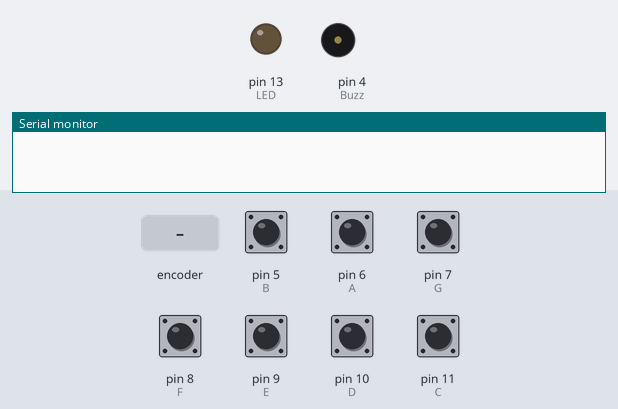
A sketch run on a simulated Arduino Uno, built with avr-gcc and run on an emulated ATmega328P. Shown: output pins drawn as LEDs (lit = HIGH), buzzer (waves = sounding), the last lines printed to the serial monitor. Dashed ring = blinking. The inputs (shaded band) are chosen by the test bench; at power-on: pin 5 (B), pin 6 (A), pin 7 (G), pin 8 (F), pin 9 (E), pin 10 (D), pin 11 (C) HIGH.

Above: at 1.2 s.
1.3 s: rotary encoder on pin 6 (A) / pin 5 (B) turned 3 steps (first pin leading)
At 1.43 s:
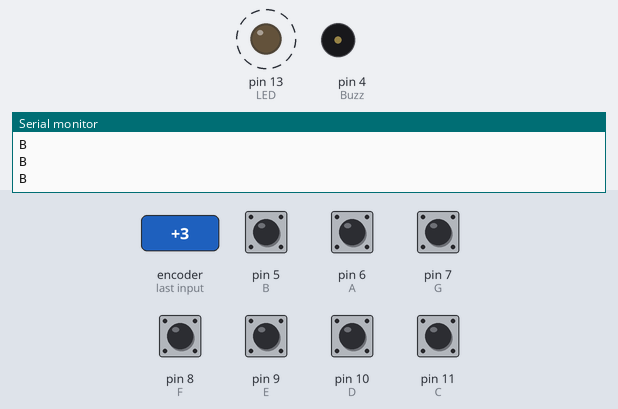
4.3 s: pin 7 (G) pulled LOW for 0.15 s
At 4.37 s:
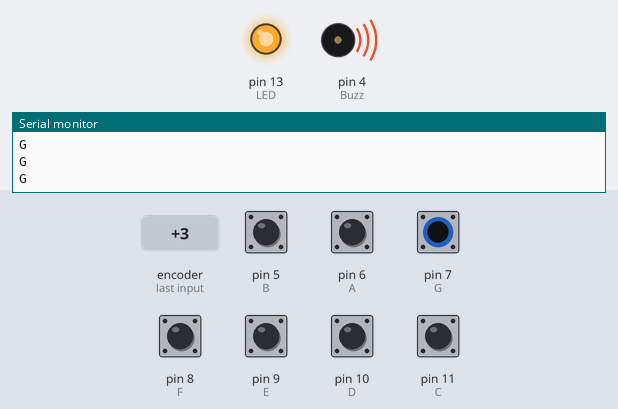
5.9 s: pin 8 (F) pulled LOW for 0.15 s
At 6.8 s:
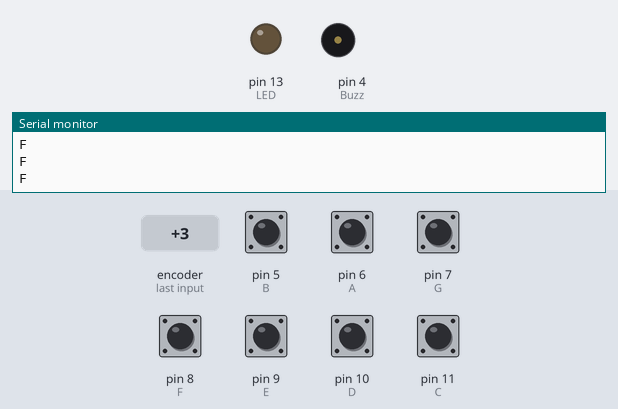
7.5 s: pin 9 (E) pulled LOW for 0.15 s
At 7.57 s:
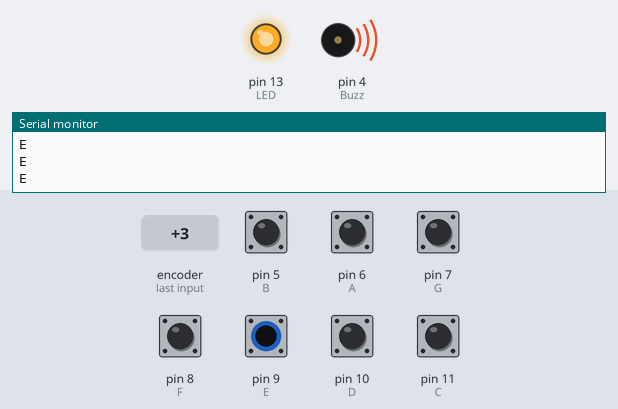
9.1 s: pin 10 (D) pulled LOW for 0.15 s
At 10.4 s:
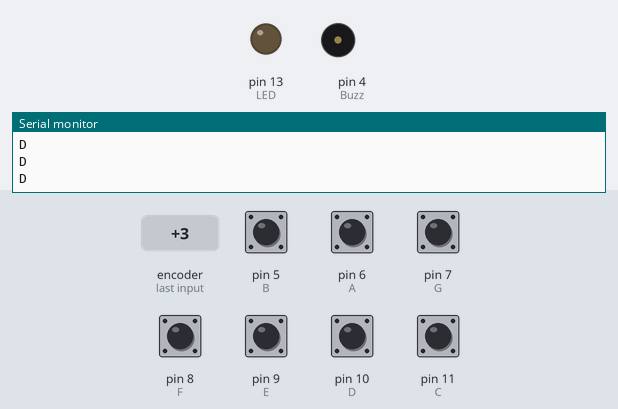
10.7 s: pin 11 (C) pulled LOW for 0.15 s
At 10.77 s:
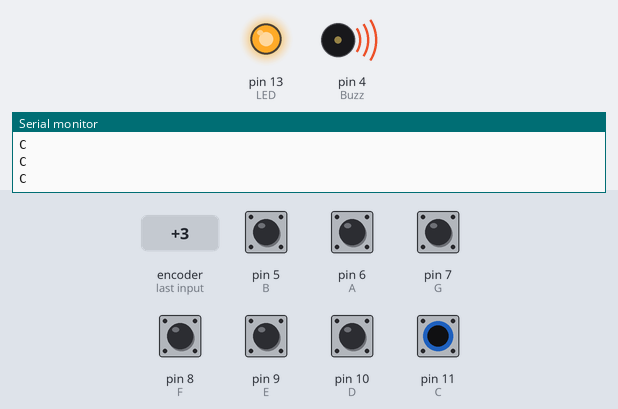
Timing chart, 0 to 13.3 s (numbered marks = the images above; inputs shaded):
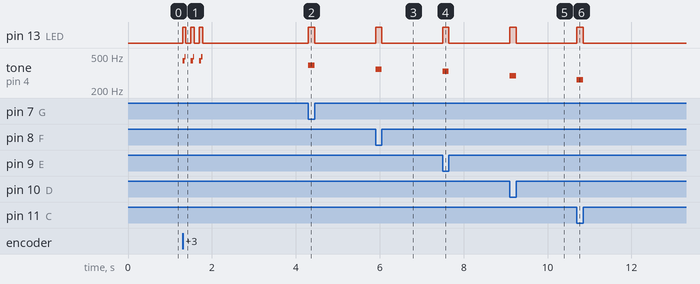

Measured:
- after the input at 1.3 s, pin 13 (LED): alternates HIGH for 0.08 s and LOW for 0.12 s, 6 changes in all, then stays LOW, starting at once; tone on pin 4 (Buzz): silent → 440 Hz at once, then repeats every 0.20 s: 493 Hz 0.02 s, silent 0.12 s, 440 Hz 0.05 s, until it stays silent from 1.8 s
- after the input at 4.3 s, pin 13 (LED): LOW → HIGH at once, → LOW 0.15 s later; tone on pin 4 (Buzz): silent → 392 Hz at once, → silent 0.15 s later
- after the input at 5.9 s, pin 13 (LED): LOW → HIGH at once, → LOW 0.15 s later; tone on pin 4 (Buzz): silent → 349 Hz at once, → silent 0.15 s later
- after the input at 7.5 s, pin 13 (LED): LOW → HIGH at once, → LOW 0.15 s later; tone on pin 4 (Buzz): silent → 330 Hz at once, → silent 0.15 s later
- after the input at 9.1 s, pin 13 (LED): LOW → HIGH at once, → LOW 0.15 s later; tone on pin 4 (Buzz): silent → 294 Hz at once, → silent 0.15 s later
- after the input at 10.7 s, pin 13 (LED): LOW → HIGH at once, → LOW 0.15 s later; tone on pin 4 (Buzz): silent → 262 Hz at once, → silent 0.15 s later

The sketch:

piano.ino
```cpp
//Define o tom (frequência em Hz) das notas.

const int T_C = 262;
const int T_D = 294;
const int T_E  = 330;
const int T_F = 349;
const int T_G = 392;
const int T_A = 440;
const int T_B = 493;

/*
C - Dó
D - Ré
E - Mi
F - Fá
G - Sol
A - Lá
B - Si
*/

//Define o pino digital da tecla.

const int C = 11;
const int D = 10;
const int E = 9;
const int F = 8;
const int G = 7;
const int A = 6;
const int B = 5;

const int Buzz = 4;
const int LED = 13;

void setup(){

  //Define os pinos das teclas como entrada de dados, e o pino do LED como saída de dados.
  Serial.begin(9600);
  pinMode(LED, OUTPUT);
  pinMode(C, INPUT);
  digitalWrite(C,HIGH);

  pinMode(D, INPUT);
  digitalWrite(D,HIGH);

  pinMode(E, INPUT);
  digitalWrite(E,HIGH);

  pinMode(F, INPUT);
  digitalWrite(F,HIGH);

  pinMode(G, INPUT);
  digitalWrite(G,HIGH);

  pinMode(A, INPUT);
  digitalWrite(A,HIGH);

  pinMode(B, INPUT);
  digitalWrite(B,HIGH);

   digitalWrite(LED,LOW);
}

void loop(){

  //Enquanto a tecla está clicada(LOW) inicia o som e acende o LED.

  while(digitalRead(C) == LOW){
    tone(Buzz,T_C);
    digitalWrite(LED,HIGH);
    Serial.println("C");
  }

  while(digitalRead(D) == LOW)
  {
    tone(Buzz,T_D);
    digitalWrite(LED,HIGH);
    Serial.println("D");
  }

  while(digitalRead(E) == LOW)
  {
    tone(Buzz,T_E);
    digitalWrite(LED,HIGH);
    Serial.println("E");
  }

  while(digitalRead(F) == LOW)
  {
    tone(Buzz,T_F);
    digitalWrite(LED,HIGH);
    Serial.println("F");
  }

  while(digitalRead(G) == LOW)
  {
    tone(Buzz,T_G);
    digitalWrite(LED,HIGH);
    Serial.println("G");
  }

  while(digitalRead(A) == LOW)
  {
    tone(Buzz,T_A);
    digitalWrite(LED,HIGH);
    Serial.println("A");
  }

  while(digitalRead(B) == LOW)
  {
    tone(Buzz,T_B);
    digitalWrite(LED,HIGH);
    Serial.println("B");
  }

  noTone(Buzz);
  digitalWrite(LED,LOW);
}
```
